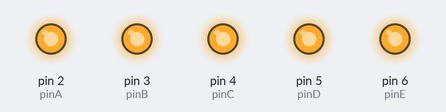
A sketch run on a simulated Arduino Uno, built with avr-gcc and run on an emulated ATmega328P. Shown: output pins drawn as LEDs (lit = HIGH).

Above: at 1.0 s.
At 3.0 s:
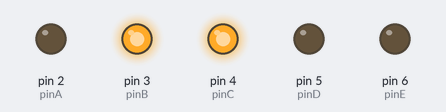
At 5.0 s:
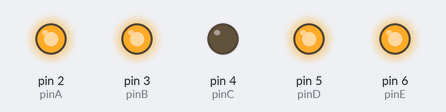
At 7.0 s:
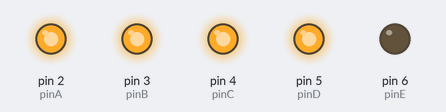
At 11.0 s:
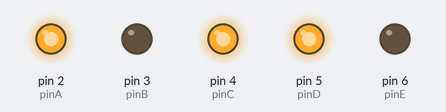
At 15.0 s:
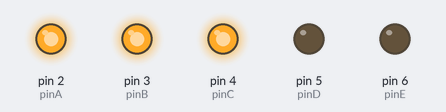
Timing chart, 0 to 18.4 s (numbered marks = the images above):
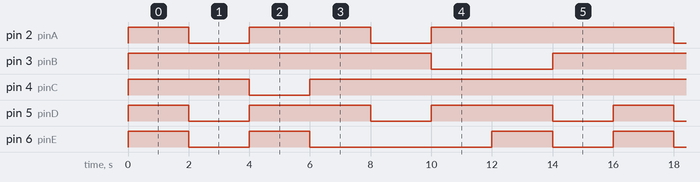

The sketch:

sketch_jul7a.ino
```cpp
//SABIN CHAULAGAIN
//2358554
int pinA = 2;// connecting segment A to PIN2
int pinB = 3; // connecting segment A to PIN3
int pinC = 4;// connecting segment A to PIN4
int pinD = 5;// connecting segment A to PIN5
int pinE = 6;// connecting segment A to PIN6
int pinF = 7;// connecting segment A to PIN7
int pinG = 8;// connecting segment A to PIN8

void setup() {
  // put your setup code here, to run once:
  for (int i=2;i<7;i++){
    pinMode(i, OUTPUT);
  }
}

void loop() {
  // put your main code here, to run repeatedly:
  // 0
  digitalWrite(pinA , 1);
  digitalWrite(pinB , 1);
  digitalWrite(pinC , 1);
  digitalWrite(pinD , 1);
  digitalWrite(pinE , 1);
  digitalWrite(pinF , 1);
  digitalWrite(pinG , 0);
  delay(2000);

  // 1
  digitalWrite(pinA , 0);
  digitalWrite(pinB , 1);
  digitalWrite(pinC , 1);
  digitalWrite(pinD , 0);
  digitalWrite(pinE , 0);
  digitalWrite(pinF , 0);
  digitalWrite(pinG , 0);
  delay(2000);

  // 2
  digitalWrite(pinA , 1);
  digitalWrite(pinB , 1);
  digitalWrite(pinC , 0);
  digitalWrite(pinD , 1);
  digitalWrite(pinE , 1);
  digitalWrite(pinF , 0);
  digitalWrite(pinG , 1);
  delay(2000);

  // 3
  digitalWrite(pinA , 1);
  digitalWrite(pinB , 1);
  digitalWrite(pinC , 1);
  digitalWrite(pinD , 1);
  digitalWrite(pinE , 0);
  digitalWrite(pinF , 0);
  digitalWrite(pinG , 1);
  delay(2000);

  // 4
  digitalWrite(pinA , 0);
  digitalWrite(pinB , 1);
  digitalWrite(pinC , 1);
  digitalWrite(pinD , 0);
  digitalWrite(pinE , 0);
  digitalWrite(pinF , 1);
  digitalWrite(pinG , 1);
  delay(2000);

  // 5
  digitalWrite(pinA , 1);
  digitalWrite(pinB , 0);
  digitalWrite(pinC , 1);
  digitalWrite(pinD , 1);
  digitalWrite(pinE , 0);
  digitalWrite(pinF , 1);
  digitalWrite(pinG , 1);
  delay(2000);

  // 6
  digitalWrite(pinA , 1);
  digitalWrite(pinB , 0);
  digitalWrite(pinC , 1);
  digitalWrite(pinD , 1);
  digitalWrite(pinE , 1);
  digitalWrite(pinF , 1);
  digitalWrite(pinG , 1);
  delay(2000);

  // 7
  digitalWrite(pinA , 1);
  digitalWrite(pinB , 1);
  digitalWrite(pinC , 1);
  digitalWrite(pinD , 0);
  digitalWrite(pinE , 0);
  digitalWrite(pinF , 0);
  digitalWrite(pinG , 0);
  delay(2000);

}
```

Measured:
- by itself, pin 2 (pinA): repeats every 16.0 s: LOW 2.0 s, HIGH 4.0 s, LOW 2.0 s, HIGH 8.0 s
- by itself, pin 3 (pinB): goes HIGH 10.0 s, LOW 4.0 s, HIGH 12.0 s, LOW 4.0 s, then HIGH
- by itself, pin 4 (pinC): repeats every 16.0 s: LOW 2.0 s, HIGH 14.0 s
- by itself, pin 5 (pinD): repeats every 16.0 s: 2 × (LOW 2.0 s, HIGH 4.0 s), LOW 2.0 s, HIGH 2.0 s
- by itself, pin 6 (pinE): repeats every 16.0 s: LOW 2.0 s, HIGH 2.0 s, LOW 6.0 s, HIGH 2.0 s, LOW 2.0 s, HIGH 2.0 s
